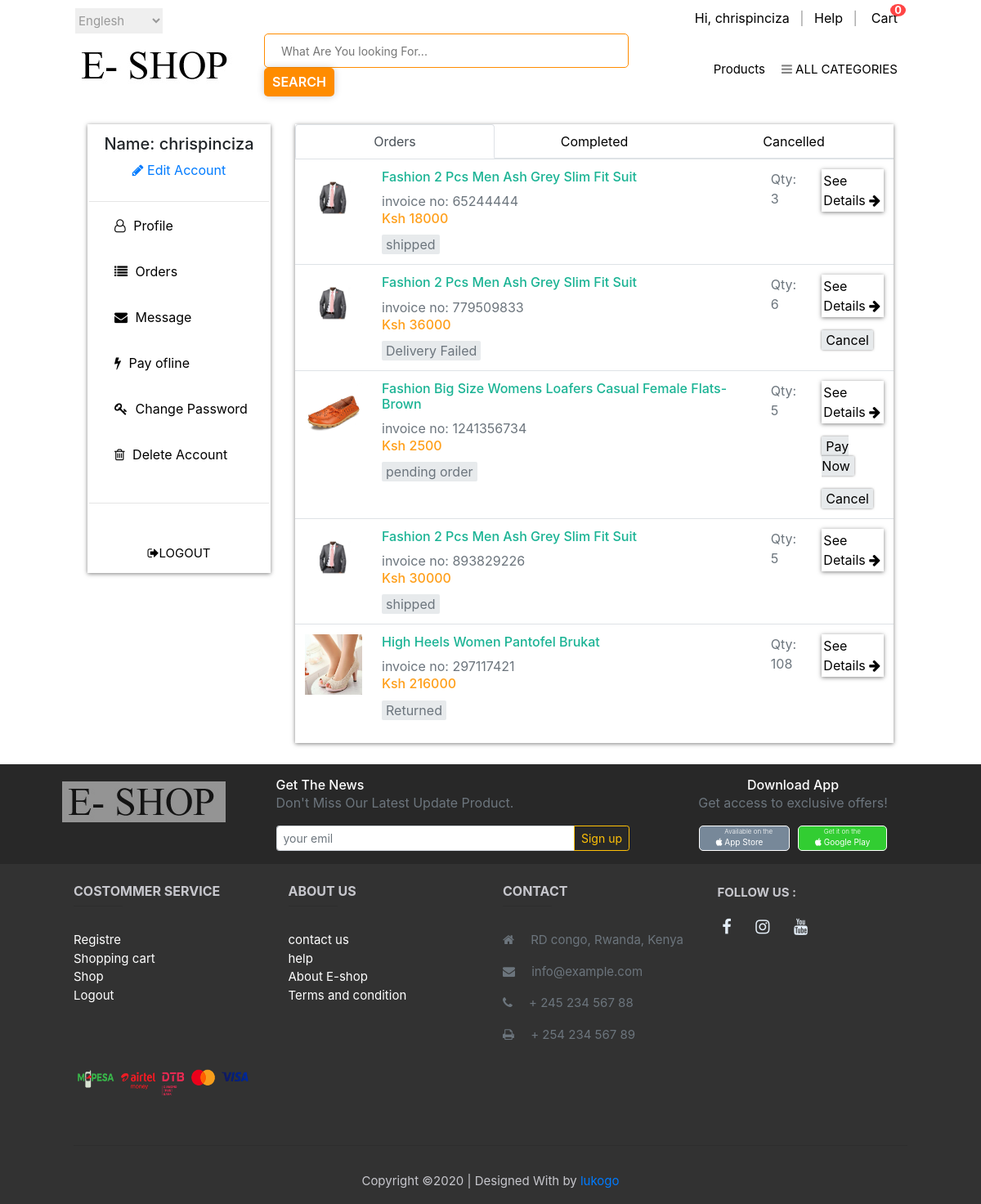
Page /e-shop/customer/customer_account.php?my_orders (signed in) on the committed database.
### tables this page shows
CREATE TABLE `customers` (
  `customer_id` int(11) NOT NULL,
  `customer_name` varchar(250) NOT NULL,
  `customer_email` varchar(250) NOT NULL,
  `customer_pass` varchar(100) NOT NULL,
  `customer_contact` varchar(300) NOT NULL,
  `customer_address` text NOT NULL,
  `customer_ip` varchar(100) NOT NULL
);

CREATE TABLE `customer_orders` (
  `order_id` int(10) NOT NULL,
  `customer_id` int(10) NOT NULL,
  `due_amount` int(100) NOT NULL,
  `invoice_no` int(100) NOT NULL,
  `delivery_method` text NOT NULL,
  `payment_method` text NOT NULL,
  `product_title` varchar(250) NOT NULL,
  `product_img1` text NOT NULL,
  `qty_sold` int(10) NOT NULL,
  `size` text NOT NULL,
  `order_date` date NOT NULL,
  `order_status` text NOT NULL
);

### e-shop/customer/my_orders.php (the view, shortened to what this page needs)
<div class="my_order">
    <ul class="nav nav-tabs nav-justified mb-3">
        <li class="nav-item">
            <a data-toggle="tab" href="#order" class="nav-link active">
                Orders
            </a>
        </li>
        <li class="nav-item">
            <a data-toggle="tab" href="#Completed" class="nav-link">
                Completed
            </a>
        </li>
        <li class="nav-item">
            <a data-toggle="tab" href="#Cancelled" class="nav-link">
                Cancelled
            </a>
        </li>
    </ul>
    <div class="tab-content">
        <div class="tab-pane fade show active" id="order">
            <div class="order_content">
                <div class="table-responsive">
                    <table class="table order-table">
                        <tbody>
                            <?php
            $customer_session = $_SESSION['customer_email'];
            $get_customer = "select * from customers where customer_email='$customer_session'";
            $run_customer = mysqli_query($db,$get_customer);
            $row_customer = mysqli_fetch_array($run_customer);
            $customer_id = $row_customer['customer_id'];
            $get_orders = "select * from customer_orders where customer_id='$customer_id'";
            $run_orders = mysqli_query($db,$get_orders);
            while($row_orders = mysqli_fetch_array($run_orders)){
                $order_id = $row_orders['order_id'];
                $due_amount = $row_orders['due_amount'];
                $invoice_no = $row_orders['invoice_no'];
                $qty = $row_orders['qty_sold'];
                $prod_title = $row_orders['product_title'];
                $prod_img1 = $row_orders['product_img1'];
                $order_status = $row_orders['order_status'];
            ?>
                            <tr>
                                <td>
                                    <div>
                                        <img class="img-responsive" src="../images/product_images/<?php echo $prod_img1; ?>" alt="Product 3a">
                                    </div>
                                </td>
                                <td class="desc">
                                    <h6>
                                        <a href="detail.php?pro_id=<?php echo $pro_id; ?>">
                                            <?php echo $prod_title; ?>
                                        </a>
                                    </h6>
                                    <span class="text-muted">invoice no: <?php echo $invoice_no; ?></span>
                                    <h6 class="price">Ksh <?php echo $due_amount; ?></h6>
                                    <div class="m-t-sm">
                                        <li class="pending text-muted"><?php echo $order_status; ?></li>
                                    </div>
                                </td>
                                <td width="90">
                                    <div class="text-muted">Qty: <?php echo $qty; ?></div>
                                </td>
                                <td width="150">
                                    <div class="detail mb-3">
                                        <a href="customer_account.php?order_details=<?php echo $order_id?>">See Details <i class="fa fa-arrow-right"></i></a>
                                    </div>
                                    <div class=" mb-3">
                                        <?php
                                             if($order_status == 'pending order'){
                                             echo"
                                                  <a href='' class='pay_now'> Pay Now</a>
                                                ";
                                              }
                                         ?>
                                    </div>
                                    <?php
                                         if($order_status != 'cancelled' and $order_status != 'shipped' and $order_status != 'Returned' ){
                                          echo"
                                               <a href='customer_account.php?cancel_order= $order_id' class='cancel'> Cancel</a>
                                              ";
                                          }
                                      ?>
                                </td>
                            </tr>
                            <?php } ?>
                        </tbody>
                    </table>
                </div>
            </div>
        </div>
    </div>
</div>

### e-shop/customer/includes/header.php (shortened to what this page needs)
<header>
    <div class="container-fluid">
        <div class="row">
            <div class="top-header col-md-12">
                <div class="top-header-content">
                    <section class="langform text pull-left">
                        <select class="form-control-lang">
                            <option selected="">Englesh</option>
                        </select>
                    </section>
                    <ul class="text pull-right">
                        <li>
                            <a href="#" class="links" data-toggle="dropdown">
                                <?php if (!isset($_SESSION['customer_email'])){
                                  echo "Account";
                                }else{
                                $customer_session = $_SESSION['customer_email'];
                                $get_customer = "select * from customers where customer_email='$customer_session'";
                                $run_customer = mysqli_query($db,$get_customer);
                                $row_customer = mysqli_fetch_array($run_customer);
                                $customer_name = $row_customer['customer_name'];
                                echo "Hi,"." "."$customer_name";
                                }
                                ?>
                            </a>
                        </li>
                        <li><a class="links" href="../contact_us.php" target="_blank">Help</a></li>
                        <li class="icons">
                            <span>
                                <a class="links" href="../cart.php"> Cart</a>
                                <small class="count d-flex"><?php items(); ?></small>
                            </span>
                        </li>
                    </ul>
                </div>
            </div>
        </div>
    </div>
    <nav class="nav bg-white">
        <div class="container-fluid">
            <div class="wrapper">
                <a class="" href="../home.php"><img src="../images/logo_images/LOGO1.jpg"></a>
                <div class="col-sm">
                    <form class="input-group mr-auto ml-3 " method="get" action="../shop_products.php" enctype="multipart/form-data">
                        <input type="text" required name="user_query" class="form-control-sm mr-sm-2 shadow-none" placeholder="What Are You looking For..." />
                        <input class="imputbutton" name="search" value="SEARCH" type="submit" />
                    </form>
                </div>
                <ul class="nav-list mr-auto ml-3">
                    <li><a class="link" href="../products.php"> Products</a></li>
                    <li>
                        <a href="" class="desktop-item link"> <i class="fa fa-bars"></i> ALL CATEGORIES<span> </span></a>
                    </li>
                </ul>
            </div>
        </div>
    </nav>
</header>

### e-shop/customer/includes/customer_sidebar.php (shortened to what this page needs)
<div id="customer-sidebar" class="box">
    <div class="sidebar-header text-center">
        <?php
     $customer_session = $_SESSION['customer_email'];
     $get_customer = "select * from customers where customer_email='$customer_session'";
     $run_customer = mysqli_query($db,$get_customer);
     $row_customer = mysqli_fetch_array($run_customer);
     $customer_name = $row_customer['customer_name'];
     if(!isset($_SESSION['customer_email'])){
     }else{
         echo "
             <h5 class='panel-title' align='center'>
                 Name: $customer_name
             </h5>
         ";
     }
     ?>
        <div class="<?php if(isset($_GET['edit_account'])){ echo "active";} ?>">
            <a href="customer_account.php?edit_account">
                <i class="fa fa-pencil"></i> Edit Account
            </a>
        </div>
    </div>
    <hr>
    <div class="sidebar-body">
        <ul class="list-group m-3">
            <li class="<?php if(isset($_GET['account'])){ echo "active"; } ?>">
                <a href="customer_account.php?customer_profile" class="">
                    <i class="fa fa-user-o"></i> Profile
                </a>
            </li>
            <li class="<?php if(isset($_GET['my_orders'])){ echo "active"; } ?>">
                <a href="customer_account.php?my_orders">
                    <i class="fa fa-list"></i> Orders
                </a>
            </li>
            <li class="<?php if(isset($_GET['Message'])){ echo "active"; } ?>">
                <a href="customer_account.php?message">
                    <i class="fa fa-envelope"></i> Message
                </a>
            </li>
            <li class="<?php if(isset($_GET['pay_offline'])){ echo "active"; } ?>">
                <a href="customer_account.php?pay_offline">
                    <i class="fa fa-bolt"></i> Pay ofline
                </a>
            </li>
            <li class="<?php if(isset($_GET['change_password'])){ echo "active" ;} ?>">
                <a href="customer_account.php?change_password">
                    <i class="fa fa-key" aria-hidden="true"></i> Change Password
                </a>
            </li>
            <li class="<?php if(isset($_GET['delete_accoun'])){ echo "active"; } ?>">
                <a href="customer_account.php?delete_account">
                    <i class="fa fa-trash-o"></i> Delete Account
                </a>
            </li>
        </ul>
        <hr>
        <div class="logout">
            <?php if (!isset($_SESSION['customer_email'])){
               echo "  <a href='checkout.php'><i class='fa fa-sign-out'></i>Login </a> ";
               }else{
                echo "  <a href='Logout.php'><i class='fa fa-sign-out'></i>Logout </a> ";
             }
         ?>
        </div>
    </div>
</div>

### e-shop/styles/style.css (style rules this page uses)
*, *::before, *::after { margin: 0; padding: 0; box-sizing: inherit; }
* { margin: 0px; padding: 0px; }
body { font-size: 14px; font-family: 'Poppins', sans-serif; line-height: 1.42857143; overflow-x: hidden; box-sizing: border-box; margin: 0px; background: #fofofo !important; }
.container-fluid { padding: 0px; margin: 0px; }
.top-header { background-color: inherit; color: black; line-height: 5px; }
.top-header-content { padding: 10px 77px 0px 77px; }
.top-header ul li { display: inline-block; list-style-type: none; margin-top: 10px; }
.top-header ul li .links { text-decoration: none; color: black; }
.top-header ul > li + li:before { content: "|\00a0"; padding: 8px; color: #999999; transition: all 300ms ease; }
.top-header .dropdown-menu .login, .logout { margin: 50px; text-decoration: none; color: black; font-size: 15px; text-transform: uppercase; }
.top-header .form-control-lang { border: none; }
.icons span { display: inline-block; position: relative; top: 0; margin: -20px 10px 0 0; }
.icons .count { justify-content: center; position: absolute; top: -15px; right: -10px; background-color: #ff4545; height: 15px; padding: 5px; color: white; font-weight: 700; border-radius: 50%; }
.form-control-lang { font-family: inherit; font-size: 15px; padding-top: 5px; padding-bottom: 5px; padding-right: 30px; display: block; color: #999; border: none; border-bottom: 1px solid #757575; }
nav { line-height: 25px; position: sticky; z-index: 999; }
nav .wrapper { display: flex; align-items: center; justify-content: space-between; position: relative; margin: 0 77px 0 77px; }
nav .wrapper form .form-control-sm { border: 1px solid darkorange; box-shadow: 0 3px 5px #333; padding: 20px; border-radius: 5px; width: 85%; }
nav .wrapper form .imputbutton { border: none; padding: 5px 10px; background: darkorange; border-radius: 5px; color: white; font-weight: 600; text-align: center; box-shadow: 0 0 10px rgba(0, 0, 0, .2); }
.wrapper .nav-list { display: inline-flex; list-style-type: none; margin-top: 25px; }
.nav-list .link { color: black; padding: 10px; border-radius: 0.5rem; transition: all 300ms ease; text-decoration: none; font-size: 15px; }
.nav-list li i { color: #828282; }
.desc h6 a { text-decoration: none; color: black; color: #1ab394; }
.price, .sizes { text-transform: capitalize; }
.checked, .price { color: #ff9f1a; }
.product-title, .rating, .product-description, .price, .vote, .sizes { margin-bottom: 10px; }
#customer-sidebar { background: #fff; box-shadow: 0px 1px 5px rgba(0, 0, 0, .5); padding: 2px; }
#customer-sidebar .sidebar-header { background: #fff; padding: 10px; border-radius: 5px; margin-bottom: 10px; }
#customer-sidebar .sidebar-body ul li { list-style-type: none; margin-bottom: 30px; }
#customer-sidebar .sidebar-body ul li a { text-decoration: none; color: black; margin-left: 10px; }
#customer-sidebar .sidebar-body ul li a i { padding: 5px; }
#customer-sidebar .sidebar-body .logout { text-align: center; margin-bottom: 10px; }
#customer-sidebar .sidebar-body .logout a { text-align: center; color: black; text-decoration: none; text-transform: uppercase; }
.my_order { box-shadow: 0px 1px 5px rgba(0, 0, 0, .5); }
.my_order ul li a { color: black; text-decoration: none; }
.my_order .order_content { margin-top: -16px; background-color: #fff; }
.order-table img { width: 70px; }
.order-table .desc { width: 65%; }
.order-table .desc li { display: inline; padding-right: 10px; list-style-type: none; }
.order-table .desc .pending { padding: 2px 5px; background-color: #e7eaec; border-radius: 2px; }
.order-table .detail { box-shadow: 0px 1px 5px rgba(0, 0, 0, .5); padding: 2px; }
.order-table .detail a { color: black; text-decoration: none; }
.order-table .cancel { background-color: #e7eaec; padding: 2px 5px; border-radius: 2px; color: black; text-decoration: none; box-shadow: 0 0 3px rgba(0, 0, 0, 0.5); }
.order-table .pay_now { background-color: #e7eaec; color: black; padding: 2px 5px; border-radius: 2px; text-decoration: none; box-shadow: 0 0 3px rgba(0, 0, 0, 0.5); }

### rows in the picture
customers: customer_name "chrispinciza"
customer_orders: product_img1 (picture), product_title "Fashion 2 Pcs Men Ash Grey Slim Fit Suit", invoice_no "65244444", due_amount "18000", order_status "shipped", qty_sold "3"
customer_orders: product_img1 (picture), product_title "Fashion 2 Pcs Men Ash Grey Slim Fit Suit", invoice_no "779509833", due_amount "36000", order_status "Delivery Failed", qty_sold "6"
customer_orders: product_img1 (picture), product_title "Fashion Big Size Womens Loafers Casual Female Flats-Brown", invoice_no "1241356734", due_amount "2500", order_status "pending order", qty_sold "5", shows "Pay Now"
customer_orders: product_img1 (picture), product_title "Fashion 2 Pcs Men Ash Grey Slim Fit Suit", invoice_no "893829226", due_amount "30000", order_status "shipped", qty_sold "5"
customer_orders: product_img1 (picture), product_title "High Heels Women Pantofel Brukat", invoice_no "297117421", due_amount "216000", order_status "Returned", qty_sold "108"

### other values in the picture
$count_items "0"
